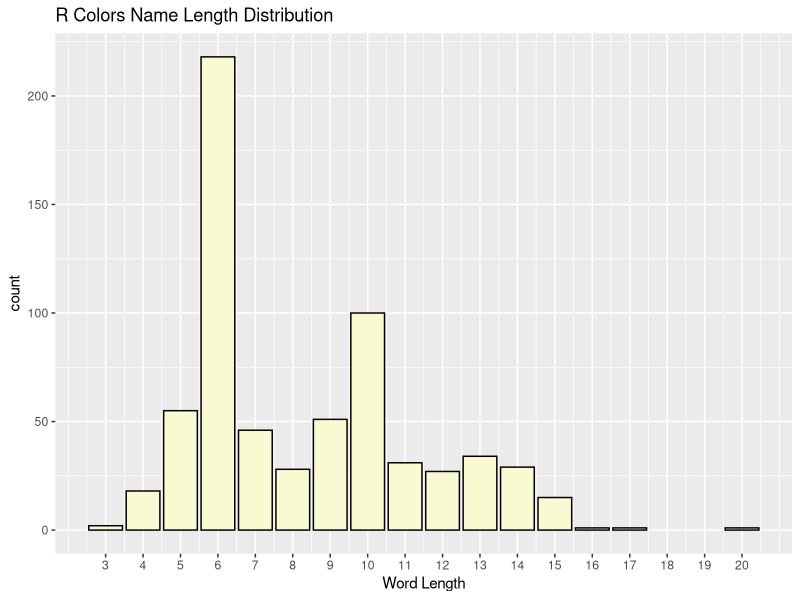

Here is the R script that generated this plot:
## ---- chunk 1
knitr::opts_chunk$set(echo=TRUE,message=FALSE,warning=FALSE,cache=TRUE,autodep=TRUE,cache.comments=FALSE)
library(tidyverse)
## ---- chunk 2
df_colors = tibble(
  index = seq_along(colors()), #length of seq based on length of argument
  colors = colors()) #colors() are built-in color names 

df_colors
## ---- chunk 3
df1 <- df_colors %>%
  mutate(length = str_length(colors))
head(df1)

df1long <- df1 %>%
  slice_max(n=1, order_by=length)
df1long

df1short <- df1 %>%
  slice_min(n=1, order_by=length)
df1short
## ---- chunk 4
ggplot(df1, aes(x=length)) +
  geom_bar(fill=df1long$colors,color="black") +
  xlab("Word Length") +
  scale_x_continuous(labels=3:20,breaks=3:20) +
  ggtitle("R Colors Name Length Distribution")
## ---- chunk 5
df_colors %>%
  filter(str_length(colors) == 8) %>%
  summarize(n = n(),
            first = min(colors),
            last = max(colors))

#Look at all colors with string length 8 in order by color name
df_colors %>%
  filter(str_length(colors) == 8) %>%
  arrange(colors)
## ---- chunk 6
df2 <- df_colors %>%
  mutate(first = str_sub(colors,1,1),
         last = str_sub(colors,-1,-1)) %>%
  filter(first == last)
df2

df2 %>%
  summarize(n=n(), first = min(colors), last = max(colors))
## ---- chunk 7
df2b <- df_colors %>%
  filter(str_detect(colors, "(^[a-zA-Z]).*\\1$"))
# ^ = start / $ = end / [a-zA-Z] = match any letter a to z / () = group
# \\1 = call this group by... # . = any character except new line / * = any character can appear 0 or more times
df2b
## ---- chunk 8
df3 <- df_colors %>%
  filter(str_detect(colors, "^[aeiou].*[aeiouy]$"))

df3

df3 <- df3 %>%
  mutate(new_colors = str_c(str_to_upper(str_sub(colors,1,1)),
                            str_sub(colors,2,-3), #start and end points are inclusive
                            "XX"))

df3
## ---- chunk 9
df4 <- df_colors %>%
  filter(!str_detect(colors,"\\d")) %>% # no digit
  filter(str_detect(colors, "^[aeiou].{2,8}[^aeiouy]$")) %>%
  mutate(length = str_length(colors)) # added to check the length
df4
## ---- chunk 10
df5 <- df_colors %>%
  filter(str_detect(colors, "([a-zA-Z])\\1")) #`\\1` is called a backreference
df5
## ---- chunk 11
df6 <-df_colors %>%
  filter(str_detect(colors, "red|blue|green"))
df6
